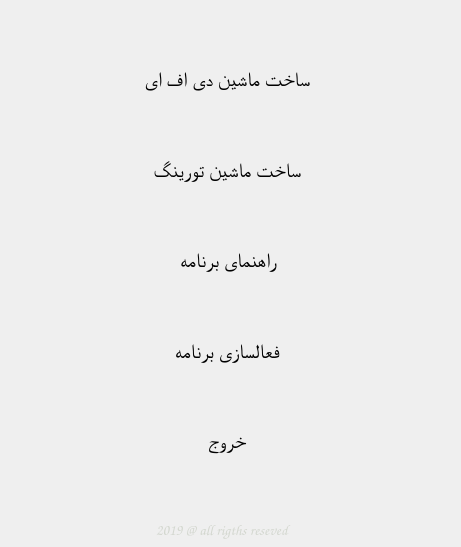
<?xml version="1.0" encoding="UTF-8"?>
<ui version="4.0">
 <class>EnterPage</class>
 <widget class="QMainWindow" name="EnterPage">
  <property name="windowModality">
   <enum>Qt::ApplicationModal</enum>
  </property>
  <property name="geometry">
   <rect>
    <x>0</x>
    <y>0</y>
    <width>461</width>
    <height>547</height>
   </rect>
  </property>
  <property name="windowTitle">
   <string>برنامه سازی پیشرفته ۹۷۲</string>
  </property>
  <property name="styleSheet">
   <string notr="true">QPushButton#DFAButton{
border-radius: 5px;
background-repeat:  norepeat;
	font: 75 15pt &quot;Titr&quot;;
}

QPushButton#TuringButton{
border-radius: 5px;
background-repeat:  norepeat;
	font: 75 15pt &quot;Titr&quot;;
}
QPushButton#ActiveButton{
border-radius: 5px;
background-repeat:  norepeat;
	font: 75 15pt &quot;Titr&quot;;
}
QPushButton#GuideButton{
border-radius: 5px;
background-repeat:  norepeat;
	font: 75 15pt &quot;Titr&quot;;
}
QPushButton#ExitButton{
border-radius: 5px;
background-repeat:  norepeat;
	font: 75 15pt &quot;Titr&quot;;
}

QPushButton#DFAButton:hover{
background-image:url(:/img/img/buttons/HoverButton.png);
}
QPushButton#DFAButton:pressed{
background-image:url(:/img/img/buttons/PressedButton.png);
}
QPushButton#TuringButton:hover{
background-image:url(:/img/img/buttons/HoverButton.png);
}
QPushButton#TuringButton:pressed{
background-image:url(:/img/img/buttons/PressedButton.png);
}
QPushButton#ActiveButton:hover{
background-image:url(:/img/img/buttons/HoverButton.png);
}
QPushButton#ActiveButton:pressed{
background-image:url(:/img/img/buttons/PressedButton.png);
}
QPushButton#GuideButton:hover{
background-image:url(:/img/img/buttons/HoverButton.png);
}
QPushButton#GuideButton:pressed{
background-image:url(:/img/img/buttons/PressedButton.png);
}
QPushButton#ExitButton:hover{
background-image:url(:/img/img/buttons/HoverButton.png);
}
QPushButton#ExitButton:pressed{
background-image:url(:/img/img/buttons/PressedButton.png);
}
</string>
  </property>
  <widget class="QWidget" name="centralwidget">
   <widget class="QLabel" name="label">
    <property name="geometry">
     <rect>
      <x>-7</x>
      <y>0</y>
      <width>468</width>
      <height>550</height>
     </rect>
    </property>
    <property name="autoFillBackground">
     <bool>true</bool>
    </property>
    <property name="text">
     <string/>
    </property>
    <property name="pixmap">
     <pixmap resource="resources.qrc">:/img/img/button.jpg</pixmap>
    </property>
    <property name="scaledContents">
     <bool>true</bool>
    </property>
    <property name="alignment">
     <set>Qt::AlignLeading|Qt::AlignLeft|Qt::AlignVCenter</set>
    </property>
    <property name="wordWrap">
     <bool>false</bool>
    </property>
    <property name="margin">
     <number>0</number>
    </property>
    <property name="indent">
     <number>0</number>
    </property>
    <property name="buddy">
     <cstring></cstring>
    </property>
   </widget>
   <widget class="QPushButton" name="DFAButton">
    <property name="geometry">
     <rect>
      <x>90</x>
      <y>44</y>
      <width>275</width>
      <height>72</height>
     </rect>
    </property>
    <property name="font">
     <font>
      <family>Titr</family>
      <pointsize>15</pointsize>
      <weight>9</weight>
      <italic>false</italic>
      <bold>false</bold>
     </font>
    </property>
    <property name="styleSheet">
     <string notr="true"/>
    </property>
    <property name="text">
     <string>ساخت ماشین دی اف ای</string>
    </property>
   </widget>
   <widget class="QPushButton" name="TuringButton">
    <property name="geometry">
     <rect>
      <x>90</x>
      <y>135</y>
      <width>275</width>
      <height>72</height>
     </rect>
    </property>
    <property name="font">
     <font>
      <family>Titr</family>
      <pointsize>15</pointsize>
      <weight>9</weight>
      <italic>false</italic>
      <bold>false</bold>
     </font>
    </property>
    <property name="styleSheet">
     <string notr="true"/>
    </property>
    <property name="text">
     <string>ساخت ماشین تورینگ</string>
    </property>
   </widget>
   <widget class="QPushButton" name="ActiveButton">
    <property name="geometry">
     <rect>
      <x>90</x>
      <y>225</y>
      <width>275</width>
      <height>72</height>
     </rect>
    </property>
    <property name="font">
     <font>
      <family>Titr</family>
      <pointsize>15</pointsize>
      <weight>9</weight>
      <italic>false</italic>
      <bold>false</bold>
     </font>
    </property>
    <property name="styleSheet">
     <string notr="true"/>
    </property>
    <property name="text">
     <string>راهنمای برنامه</string>
    </property>
   </widget>
   <widget class="QPushButton" name="GuideButton">
    <property name="geometry">
     <rect>
      <x>90</x>
      <y>316</y>
      <width>275</width>
      <height>72</height>
     </rect>
    </property>
    <property name="font">
     <font>
      <family>Titr</family>
      <pointsize>15</pointsize>
      <weight>9</weight>
      <italic>false</italic>
      <bold>false</bold>
     </font>
    </property>
    <property name="styleSheet">
     <string notr="true"/>
    </property>
    <property name="text">
     <string>فعالسازی برنامه</string>
    </property>
   </widget>
   <widget class="QPushButton" name="ExitButton">
    <property name="geometry">
     <rect>
      <x>90</x>
      <y>406</y>
      <width>275</width>
      <height>71</height>
     </rect>
    </property>
    <property name="font">
     <font>
      <family>Titr</family>
      <pointsize>15</pointsize>
      <weight>9</weight>
      <italic>false</italic>
      <bold>false</bold>
     </font>
    </property>
    <property name="styleSheet">
     <string notr="true"/>
    </property>
    <property name="text">
     <string>خروج</string>
    </property>
   </widget>
   <widget class="QLabel" name="label_2">
    <property name="geometry">
     <rect>
      <x>156</x>
      <y>520</y>
      <width>141</width>
      <height>20</height>
     </rect>
    </property>
    <property name="font">
     <font>
      <family>URW Chancery L</family>
      <pointsize>11</pointsize>
      <weight>9</weight>
      <italic>true</italic>
      <bold>false</bold>
     </font>
    </property>
    <property name="styleSheet">
     <string notr="true">color: rgb(211, 215, 207);
font: 75 italic 11pt &quot;URW Chancery L&quot;;</string>
    </property>
    <property name="text">
     <string>2019 @ all rigths reseved</string>
    </property>
   </widget>
  </widget>
 </widget>
 <resources>
  <include location="resources.qrc"/>
 </resources>
 <connections/>
</ui>
